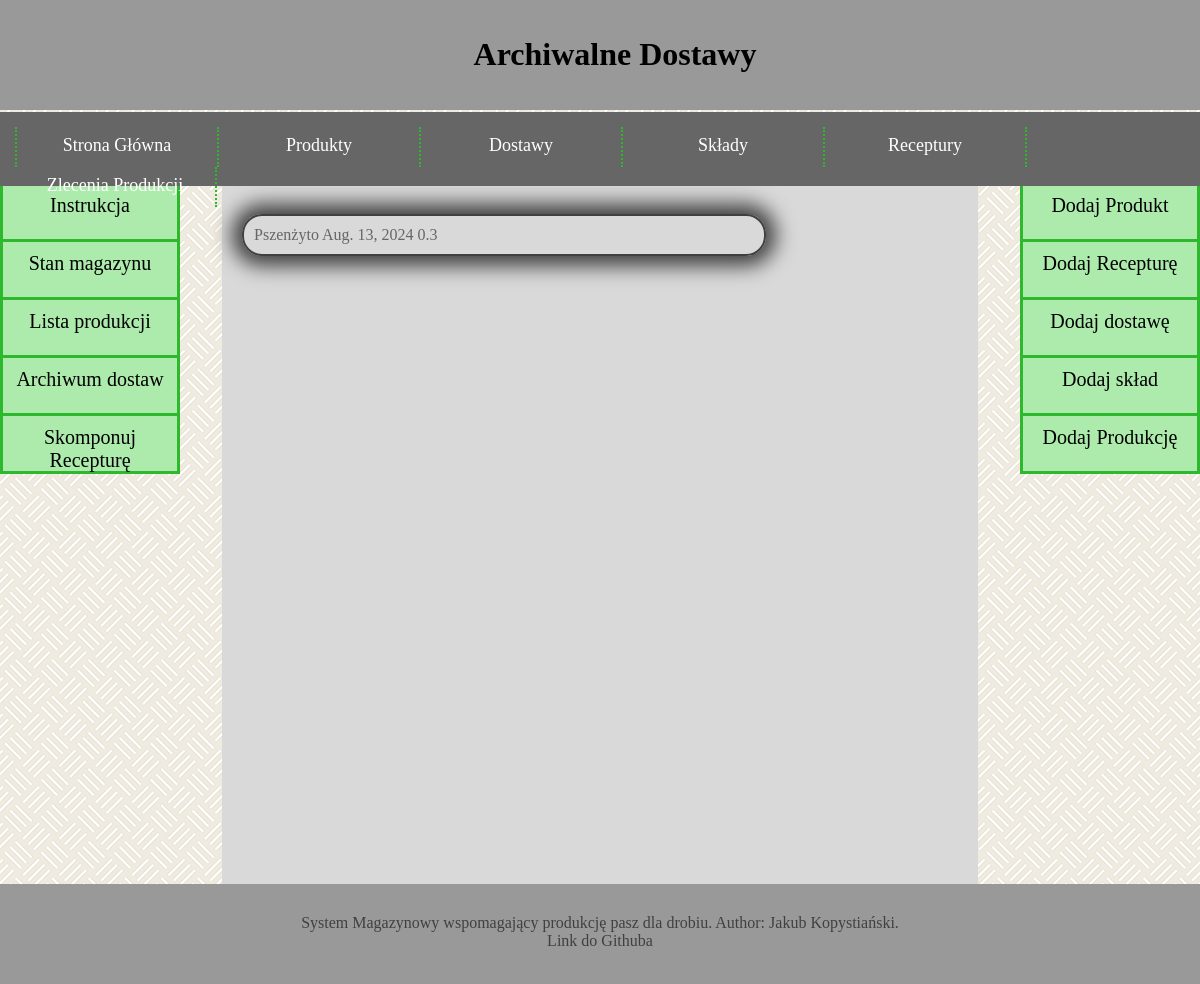
The app's page /warehouse/archiwum_dostaw/, older data.
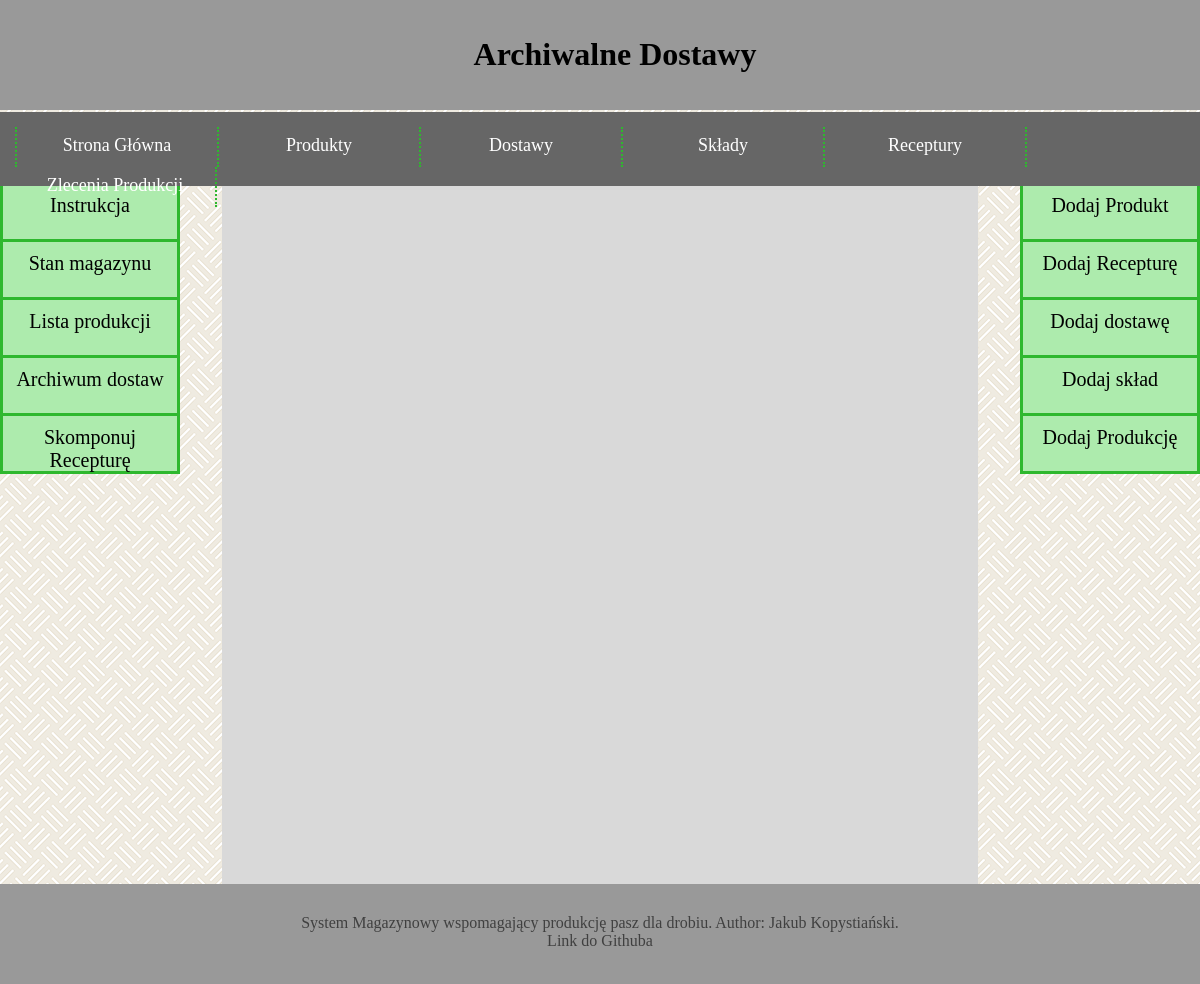
The same page, newer data.
### warehouse/models.py (models this page shows, shortened)
class Delivery(models.Model):
    product = models.ForeignKey(Product, models.CASCADE)
    price = models.DecimalField(max_digits=19, decimal_places=4)
    date = models.DateField(default=timezone.now)
    initial_quantity = models.FloatField()
    used_quantity = models.FloatField()
    waste = models.FloatField()
    is_finished = models.BooleanField()

class Product(models.Model):
    product_name = models.CharField(max_length=1024)
    wilgotnosc = models.DecimalField(max_digits=3, decimal_places=1, default=12, validators=PERCENTAGE_VALIDATOR)
    energia_metaboliczna = models.FloatField()
    bialko_ogolne = models.DecimalField(max_digits=3, decimal_places=1, default=12, validators=PERCENTAGE_VALIDATOR)
    lizyna = models.FloatField()
    metionina = models.FloatField()
    cystyna = models.FloatField()
    treonina = models.FloatField()
    tryptofan = models.FloatField()
    arginina = models.FloatField()
    walina = models.FloatField()
    izoleucyna = models.FloatField()
    wapn = models.FloatField(default=0)
    fosfor_przyswajalny = models.FloatField()
    sod = models.FloatField()
    kwas_linolowy = models.FloatField()

### warehouse/views.py (the view)
# urls.py: path("archiwum_dostaw/", views.archiwum_dostaw, name="archiwum dostaw"),
def archiwum_dostaw(request):
    latest_deliveries_list      = Delivery.objects.all()
    latest_products_list        = Product.objects.all()
    latest_compositions_list    = Composition.objects.all()
    latest_productions_list     = Production.objects.all()
    latest_recipes_list         = Recipe.objects.all()
    arch_deliveries = []
    for i in Delivery.objects.filter(is_finished = True):
        arch_deliveries.append(i)
    context = {
        "latest_deliveries_list": latest_deliveries_list,
        "latest_products_list": latest_products_list,
        "latest_compositions_list": latest_compositions_list,
        "latest_productions_list": latest_productions_list,
        "latest_recipes_list": latest_recipes_list,
        "arch_deliveries" : arch_deliveries,
    }
    return render(request, "warehouse/archiwum_dostaw.html", context)

### warehouse/templates/warehouse/archiwum_dostaw.html
{% extends "base.html" %}
{% block title %}Archiwalne Dostawy{% endblock %}
{% block content %}
    {% for d in arch_deliveries %}
    <div class="sm_prod">
        <a href="/warehouse/product/{{ d.product.id }}/">{{d.product.product_name}}</a>
        <a href="/warehouse/delivery/{{ d.id }}/">{{d.date}} {{d.initial_quantity}}</a>
    </div>
    {% endfor %}
{% endblock %}

Row changes from the older to the newer data that the page shows:
removed Delivery: product.product_name "Pszenżyto", date "Aug. 13, 2024", initial_quantity "0.3"
